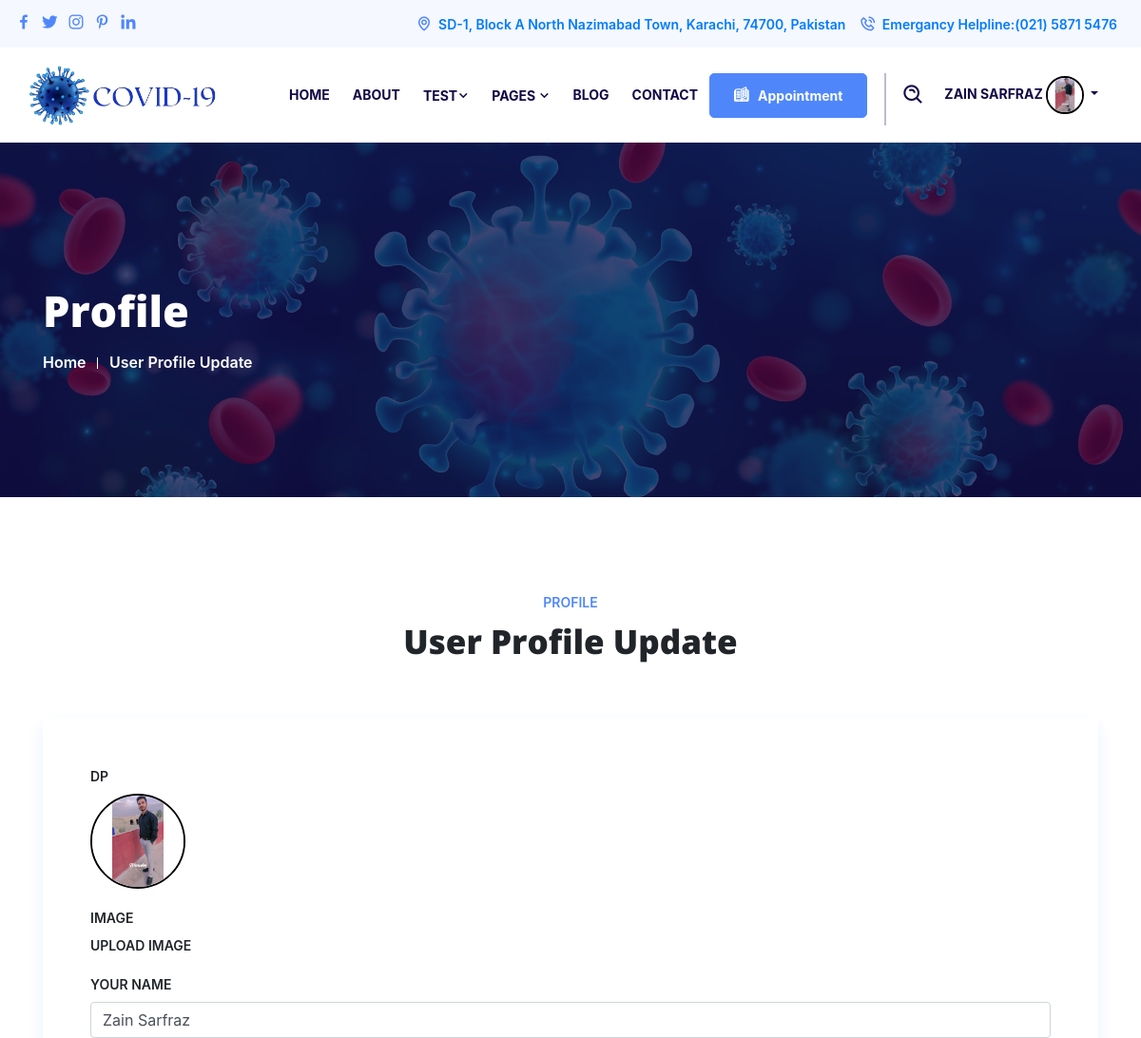
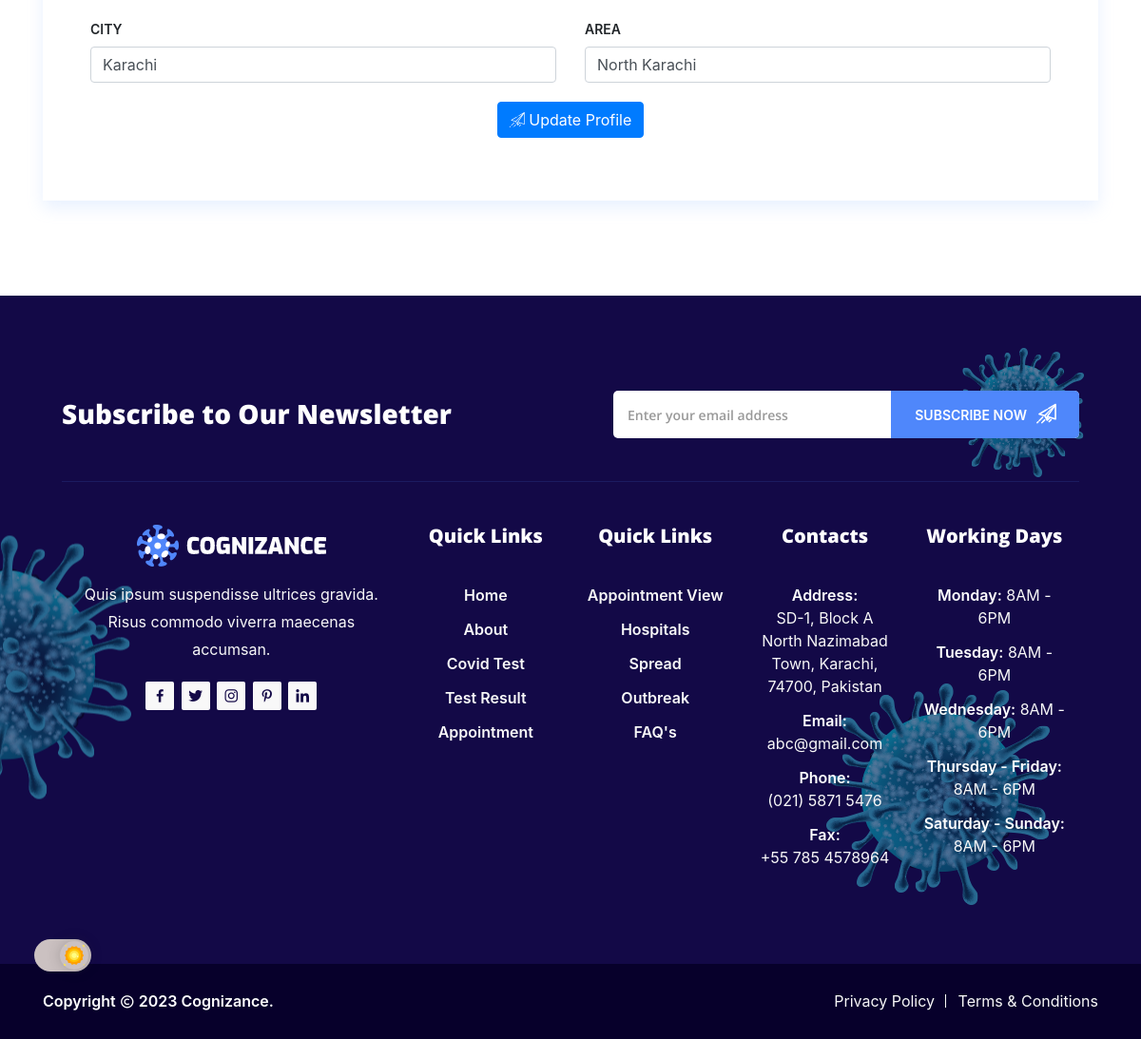
The app's page /profile.php (signed in) with its own data (2 pictures, top to bottom).
### tables this page shows
CREATE TABLE `paitent` (
  `id` int(11) NOT NULL,
  `Username` varchar(255) NOT NULL,
  `Email` varchar(255) NOT NULL,
  `City` varchar(255) NOT NULL,
  `Area` varchar(255) NOT NULL,
  `Password` varchar(255) NOT NULL,
  `Image` varchar(255) NOT NULL,
  `Status` varchar(40) NOT NULL DEFAULT '1'
);

### profile.php (the view, shortened to what this page needs)
<?php
include('includes/header.php');
include('Includes/config.php');
$username = $_SESSION["email"];
$query = "SELECT * FROM `paitent` WHERE `Email` = '$username'";
$result = mysqli_query($conn, $query);
$result1 = mysqli_fetch_assoc($result);
?>
<section class="page-title-area">
    <div class="container">
        <div class="page-title-content">
            <h2>Profile</h2>
            <ul>
                <li><a href="index.php">Home</a></li>
                <li>User Profile Update</li>
            </ul>
        </div>
    </div>
</section>
<section class="appointment-area ptb-100">
    <div class="container">
        <div class="section-title">
            <span class="sub-title">Profile</span>
            <h2>User Profile Update</h2>
        </div>
        <div class="appointment-form">
            <form method="post" action="updateprofile.php" enctype="multipart/form-data" class="form-group">
                <div class="row">
                    <div class="col-lg-12 col-md-12">
                        <div class="form-group">
                            <label for="file">Dp</label>
                            <div id="image-container">
                                <img id="selected-image" src="<?php echo 'userimg/' . $result1['Image'] ?>"
                                    alt="Selected Image" height="100px" width="100px"
                                    style="border-radius: 200px; border:2px solid black;">
                            </div>
                        </div>
                    </div>
                    <div class="col-lg-12 col-md-12">
                        <div class="form-group">
                            <label for="file">Image</label>
                            <label for="image-input" class="custom-file-upload">
                                Upload Image
                            </label>
                        </div>
                    </div>
                    <div class="col-lg-12 col-md-12 col-sm-12">
                        <div class="form-group">
                            <label>Your Name</label>
                            <input type="text" name="name" class="form-control"
                                value="<?php echo $result1['Username'] ?>">
                        </div>
                    </div>
                    <div class="col-lg-6 col-md-6 col-sm-6">
                        <div class="form-group">
                            <label>City</label>
                            <input type="text" name="City" class="form-control" value="<?php echo $result1['City'] ?>">
                        </div>
                    </div>
                    <div class="col-lg-6 col-md-6 col-sm-6">
                        <div class="form-group">
                            <label>Area</label>
                            <input type="text" name="area" class="form-control" value="<?php echo $result1['Area'] ?>">
                        </div>
                    </div>
                    <div class="col-lg-12 col-md-12 col-sm-12">
                        <button type="submit" class="btn btn-primary" name="submit"><i class="flaticon-plane"></i>
                            Update Profile</button>
                    </div>
                </div>
            </form>
        </div>
    </div>
</section>
<?php
include("includes/footer.php");
?>

### Includes/header.php (shortened to what this page needs)
<!doctype html>
<html lang="zxx">
<head>
    <link rel="stylesheet" href="https://maxcdn.bootstrapcdn.com/bootstrap/4.5.2/css/bootstrap.min.css">
    <link rel="stylesheet" href="assets/css/bootstrap.min.css">
    <link rel="stylesheet" href="Hospital/hospital/Files/css/sb-admin-2.css">
    <link rel="stylesheet" href="Hospital/hospital/Files/css/sb-admin-2.min.css">
    <link rel="stylesheet" href="assets/css/animate.min.css">
    <link rel="stylesheet" href="assets/css/owl.carousel.min.css">
    <link rel="stylesheet" href="assets/css/flaticon.css">
    <link rel="stylesheet" href="assets/css/magnific-popup.min.css">
    <link rel="stylesheet" href="assets/css/meanmenu.min.css">
    <link rel="stylesheet" href="assets/css/boxicons.min.css">
    <link rel="stylesheet" href="assets/css/nice-select.min.css">
    <link rel="stylesheet" href="assets/css/slick.min.css">
    <link rel="stylesheet" href="assets/css/odometer.min.css">
    <link rel="stylesheet" href="assets/css/datatables.min.css">
    <link rel="stylesheet" href="assets/css/mainsss.css">
    <link rel="stylesheet" href="assets/css/dark.css">
    <link href="https://cdn.jsdelivr.net/npm/bootstrap@5.5.0/dist/css/bootstrap.min.css" rel="stylesheet">
    <link rel="stylesheet" href="assets/css/responsive.css">
    <link rel="stylesheet" href="assets/css/loader.css">
    <link href="https://maxcdn.bootstrapcdn.com/bootstrap/4.5.2/css/bootstrap.min.css" rel="stylesheet">
</head>
<body>
    <header class="header-area">
        <div class="top-header">
            <div class="container-fluid">
                <div class="row align-items-center">
                    <div class="col-lg-4 col-md-12">
                        <ul class="top-header-social">
                            <li> <a href="https://www.facebook.com" target="_blank"><i class="bx bxl-facebook"></i></a>
                            </li>
                            <li> <a href="https://www.Twitter.com" target="_blank"><i class="bx bxl-twitter"></i></a>
                            </li>
                            <li> <a href="https://www.instagram.com" target="_blank"><i
                                        class="bx bxl-instagram"></i></a>
                            </li>
                            <li><a href="https://www.pinterest.com/" target="_blank"><i
                                        class="bx bxl-pinterest-alt"></i></a></li>
                            <li> <a href="https://www.linkedin.com" target="_blank"><i class="bx bxl-linkedin"></i></a>
                            </li>
                        </ul>
                    </div>
                    <div class="col-lg-8 col-md-12">
                        <ul class="top-header-contact-info">
                            <li><a href="https://www.google.com/maps/place/Aptech+Computer+Education+North+Nazimabad+Center/@24.9273781,67.02842,17z/data=!3m1!4b1!4m6!3m5!1s0x3eb33f90157042d3:0x93d609e8bec9a880!8m2!3d24.9273733!4d67.0330334!16s%2Fg%2F11xyvbmyb?entry=ttu"
                                    target="_blank"><i class="bx bx-map"></i> SD-1, Block A North Nazimabad Town,
                                    Karachi,
                                    74700, Pakistan
                                </a> </li>
                            <li> <a href="tel:(021) 5871 5476"><i class="bx bx-phone-call"></i> Emergancy Helpline:(021)
                                    5871
                                    5476</a></li>
                        </ul>
                    </div>
                </div>
            </div>
        </div>
        <div class="navbar-area col-lg-12">
            <div class="cognizance-nav">
                <div class="container-fluid">
                    <nav class="navbar navbar-expand-md navbar-light">
                        <a class="navbar-brand" href="index.php">
                            <img src="assets/img/logos2.png" class="main-logo vh-10" alt="logo" width="200">
                        </a>
                        <div class="collapse navbar-collapse mean-menu">
                            <?php
                            if (!isset($_SESSION["email"])) {
                            ?>
                            <ul class="navbar-nav">
                                <li class="nav-item"><a href="index.php" class="nav-link ">Home</a></li>
                                </li>
                                <li class="nav-item"><a href="about-1.php" class="nav-link">About</a></li>
                                </li>
                                <li class="nav-item"><a href="#" class="nav-link">Pages <i
                                            class="bx bx-chevron-down"></i></a>
                                    <ul class="dropdown-menu">
                                        <li class="nav-item"><a href="hospital.php" class="nav-link">Hospital</a></li>
                                        <li class="nav-item"><a href="spread.php" class="nav-link">Spreads</a></li>
                                        <li class="nav-item"><a href="out-break.php" class="nav-link">Outbreak</a></li>
                                        <li class="nav-item"><a href="faq.php" class="nav-link">FAQ</a></li>
                                    </ul>
                                </li>
                                <li class="nav-item"><a href="single-post.php" class="nav-link">Blog</a></li>
                                <li class="nav-item"><a href="Register.php" class="nav-link">Register</a></li>
                                <li class="nav-item"><a href="login.php" class="nav-link">Login</a></li>
                            </ul>
                            <?php
                            } else {
                                ?>
                                                            <ul class="navbar-nav">
                                <li class="nav-item"><a href="index.php" class="nav-link ">Home</a></li>
                                <li class="nav-item"><a href="about-1.php" class="nav-link">About</a></li>
                                <li class="nav-item"><a href="#" class="nav-link">Test<i
                                            class="bx bx-chevron-down"></i></a>
                                </li>
                                <li class="nav-item"><a href="#" class="nav-link">Pages <i
                                            class="bx bx-chevron-down"></i></a>
                                </li>
                                <li class="nav-item"><a href="single-post.php" class="nav-link">Blog</a></li>
                                <li class="nav-item"><a href="contact.php" class="nav-link">Contact</a></li>
                                <div class="option-item mt-2">
                                    <a href="appointment.php" class="default-btn"><i class="flaticon-open-book"></i>
                                        Appointment</a>
                                </div>
                            </ul>
                            <?php
                            require("config.php");
$username = $_SESSION["email"];
$query = "SELECT * FROM `Paitent` WHERE `Email` = '$username'";
$result = mysqli_query($conn, $query);
$result1 = mysqli_fetch_assoc($result);
                            ?>
                            <div class="others-option d-flex align-items-center zains">
                                <div class="option-item">
                                    <div class="search-btn-box">
                                        <i class="search-btn bx bx-search-alt"></i>
                                    </div>
                                </div>
                                <div class="option-item navbar-nav zains col-lg-4">
                                    <li class="nav-item">
                                        <a href="#" class="nav-link dropdown-toggle" data-toggle="dropdown"
                                            role="button" aria-haspopup="true" aria-expanded="false">
                                            <span>
                                                <?php echo $result1['Username'] ?>
                                            </span>
                                            <img src="<?php echo 'userimg/' . $result1['Image'] ?>" alt="" height="40px"
                                                width="40px" style="border-radius: 200px; border:2px solid black ;">
                                        </a>
                                    </li>
                                </div>
                            </div>
                            <?php
                            }
                            ?>
                        </div>
                    </nav>
                </div>
            </div>
        </div>
    </header>

### assets/css/loader.css (style rules this page uses)
body { margin: 0; padding: 0; }

### records on screen
paitent: Username "ZAIN SARFRAZ", Image (picture), name "Zain Sarfraz", City "Karachi", area "North Karachi"
